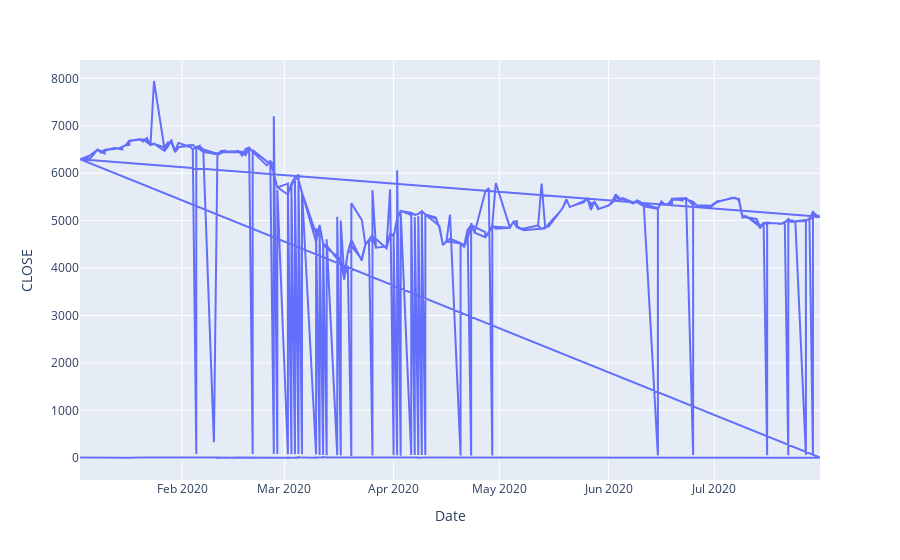

The code cell stored with this chart in its notebook:
### Code cell
fig = px.line(f, x="Date", y="CLOSE")
#fig.add_scatter(x=f1['Date'], y=f1['CLOSE'], mode='lines')
fig.show()

### Figure 1 — Plotly figure (JSON) as saved in the notebook; plotly's stock layout.template omitted (floating-point values rounded to 4 significant figures; data arrays with more than 128 entries replaced by an {"elided": "..."} marker saying what was removed)
{"data": [{"hovertemplate": "Date=%{x}<br>CLOSE=%{y}<extra></extra>", "legendgroup": "", "line": {"color": "#636efa", "dash": "solid"}, "mode": "lines", "name": "", "orientation": "v", "showlegend": false, "type": "scatter", "x": {"elided": "803 str values"}, "xaxis": "x", "y": {"elided": "803 float values"}, "yaxis": "y"}], "layout": {"legend": {"tracegroupgap": 0}, "margin": {"t": 60}, "xaxis": {"anchor": "y", "domain": [0, 1], "title": {"text": "Date"}}, "yaxis": {"anchor": "x", "domain": [0, 1], "title": {"text": "CLOSE"}}}}
